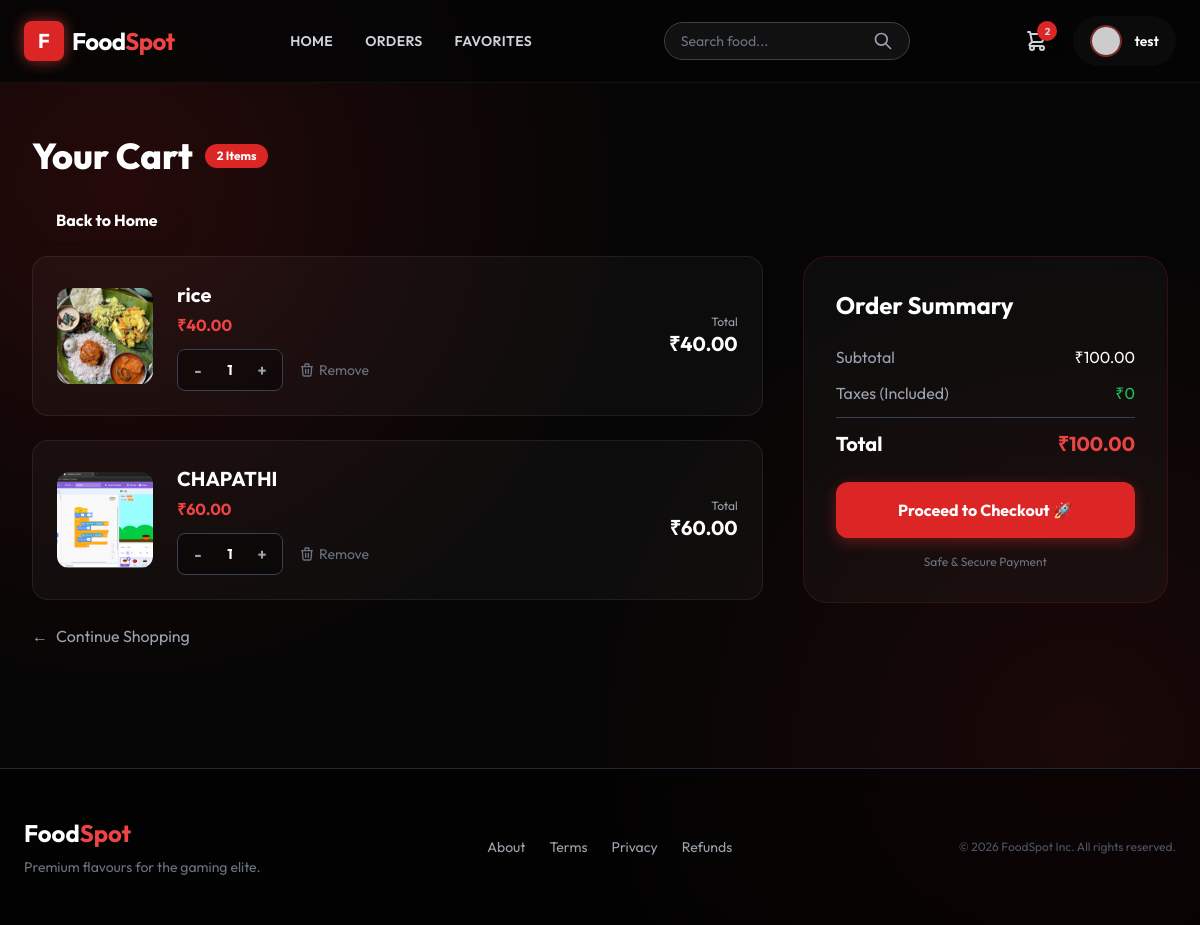
The page /cart/ (signed in) on the database as committed earlier.
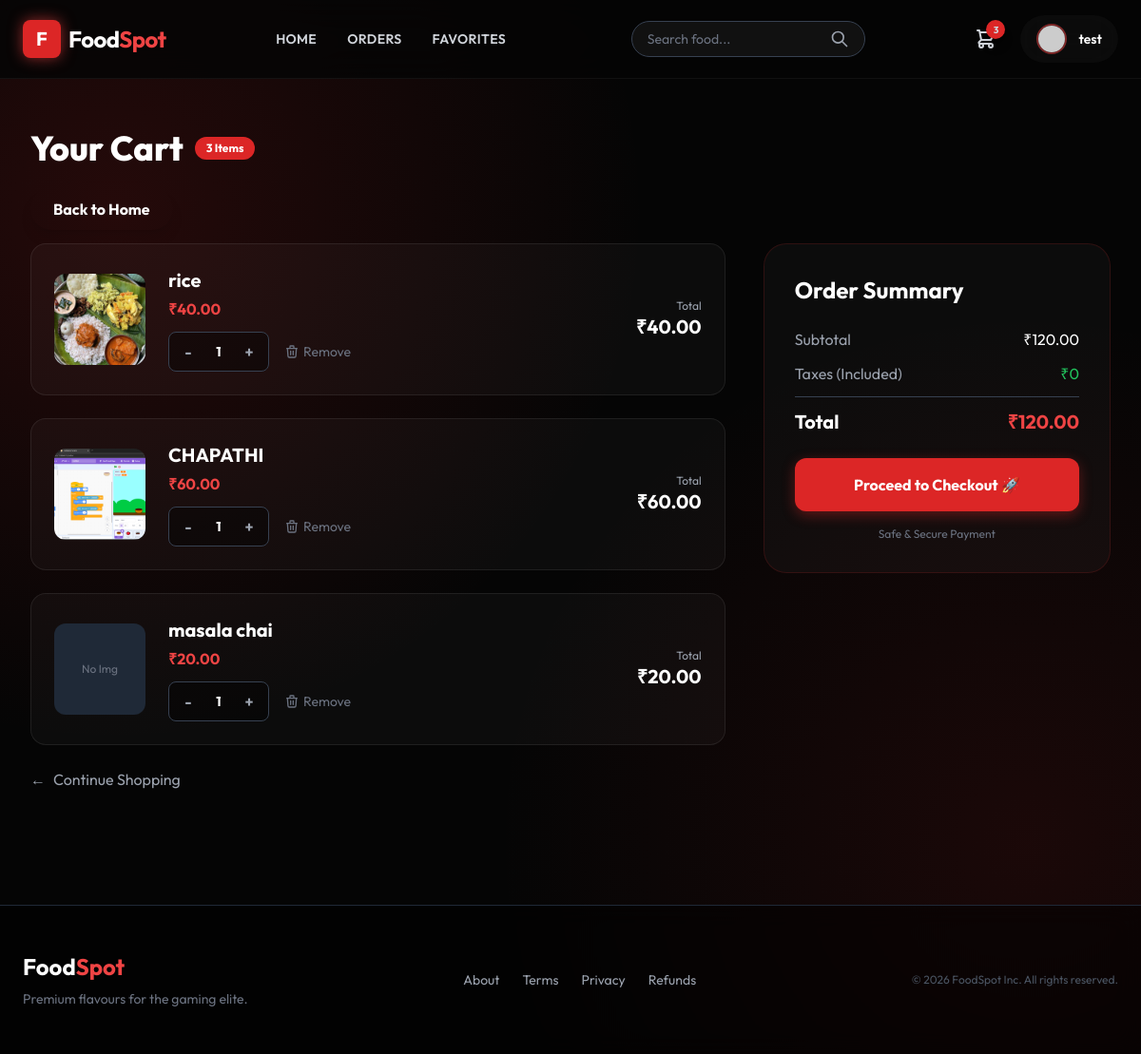
The same page on the database as committed later.
### menu/models.py (models this page shows, shortened)
class Cart(models.Model):
    item = models.ForeignKey(Product, on_delete=models.CASCADE)
    user = models.ForeignKey(User, on_delete=models.CASCADE)
    qty = models.IntegerField(null=False, default=1)
    date = models.DateTimeField(auto_now_add=True)
    def total_price(self):
        return self.qty * self.item.selling_price

class Product(models.Model):
    category = models.ForeignKey(Category, on_delete=models.CASCADE)
    name = models.CharField(max_length=150, null=False, blank=False)
    product_image = models.ImageField(upload_to='images', null=True, blank=True)
    quantity = models.IntegerField(null=False, blank=False, default=0)
    original_price = models.DecimalField(max_digits=10, decimal_places=2, null=False)
    selling_price = models.DecimalField(max_digits=10, decimal_places=2, null=False)
    description = models.TextField(max_length=300, null=False)
    is_veg = models.BooleanField(default=False)

### menu/views.py (the view)
# urls.py: path("cart/", CartView.as_view(), name="cart"),
@method_decorator(signin_required, name="dispatch")
@method_decorator(never_cache, name="dispatch")
class CartView(View):
    def get(self, request):
        cart_items = Cart.objects.filter(user=request.user)
        total = sum(item.item.selling_price * item.qty for item in cart_items)
        return render(request, "menu/cart.html", {
            "data": cart_items,
            "total_price": total
        })

### menu/views.py (called while the page is built)
def signin_required(fn):
    def wrapper(request, *args, **kwargs):
        if not request.user.is_authenticated:
            return redirect("login")
        return fn(request, *args, **kwargs)
    return wrapper

### menu/templates/menu/cart.html (shortened to what the changed rows need)
{% extends 'menu/base.html' %}
{% block content %}
<div class="max-w-6xl mx-auto py-10">
    <div class="flex items-center gap-3 mb-8">
        <h2 class="text-4xl font-extrabold text-white">Your Cart</h2>
        <span class="bg-red-600 text-white text-xs font-bold px-3 py-1 rounded-full">{{ data|length }} Items</span>
    </div>
    <br>
    <br>
    {% if data %}
    <div class="flex flex-col lg:flex-row gap-10" id="cart-container">
        <div class="lg:w-2/3 space-y-6" id="cart-items-list">
            {% for item in data %}
            <div class="glass p-6 rounded-2xl flex items-center gap-6 relative group overflow-hidden cart-item-row"
                id="item-row-{{ item.id }}">
                <div class="w-24 h-24 rounded-xl overflow-hidden flex-shrink-0">
                    {% if item.item.product_image %}
                    <img src="{{ item.item.product_image.url }}" class="w-full h-full object-cover">
                    {% else %}
                    <div class="w-full h-full bg-gray-800 flex items-center justify-center text-xs text-gray-500">No Img
                    </div>
                    {% endif %}
                </div>
                <div class="flex-grow">
                    <h3 class="text-xl font-bold text-white mb-1">{{ item.item.name }}</h3>
                    <p class="text-red-500 font-bold mb-3">₹{{ item.item.selling_price }}</p>
                    <div class="flex items-center gap-4">
                        <div class="flex items-center bg-black/40 rounded-lg p-1 border border-gray-700">
                            <form action="{% url 'decrease_qty' item.id %}" method="POST" class="qty-form">
                                <button type="submit"
                                    class="w-8 h-8 flex items-center justify-center text-gray-400 hover:text-white transition font-bold">-</button>
                            </form>
                            <span class="w-8 text-center text-white font-bold text-sm item-qty-value"
                                id="qty-{{ item.id }}">{{ item.qty }}</span>
                            <form action="{% url 'increase_qty' item.id %}" method="POST" class="qty-form">
                                <button type="submit"
                                    class="w-8 h-8 flex items-center justify-center text-gray-400 hover:text-white transition font-bold">+</button>
                            </form>
                        </div>
                        <a href="{% url 'delete_cart' item.id %}"
                            class="text-gray-500 hover:text-red-500 transition text-sm flex items-center gap-1 delete-cart-link"
                            data-item-id="{{ item.id }}">
                            <svg xmlns="http://www.w3.org/2000/svg" class="h-4 w-4" fill="none" viewBox="0 0 24 24"
                                stroke="currentColor">
                                <path stroke-linecap="round" stroke-linejoin="round" stroke-width="2"
                                    d="M19 7l-.867 12.142A2 2 0 0116.138 21H7.862a2 2 0 01-1.995-1.858L5 7m5 4v6m4-6v6m1-10V4a1 1 0 00-1-1h-4a1 1 0 00-1 1v3M4 7h16" />
                            </svg>
                            Remove
                        </a>
                    </div>
                </div>
                <div class="text-right hidden sm:block">
                    <p class="text-gray-400 text-xs">Total</p>
                    <p class="text-xl font-bold text-white">₹<span class="item-total-val"
                            id="item-total-{{ item.id }}">{{ item.total_price }}</span></p>
                </div>
            </div>
            {% endfor %}
            <a href="{% url 'home' %}"
                class="inline-flex items-center gap-2 text-gray-400 hover:text-white transition mt-4">
                <span>&larr;</span> Continue Shopping
            </a>
        </div>
        <div class="lg:w-1/3">
            <div class="glass p-8 rounded-3xl border border-red-900/30 sticky top-24">
                <h3 class="text-2xl font-bold text-white mb-6">Order Summary</h3>
                <div class="space-y-3 mb-6">
                    <div class="flex justify-between text-gray-400">
                        <span>Subtotal</span>
                        <span class="text-white">₹<span id="cart-subtotal">{{ total_price }}</span></span>
                    </div>
                    <div class="flex justify-between text-gray-400">
                        <span>Taxes (Included)</span>
                        <span class="text-green-500">₹0</span>
                    </div>
                    <div class="border-t border-gray-700 pt-3 flex justify-between text-xl font-bold text-white">
                        <span>Total</span>
                        <span class="text-red-500">₹<span id="cart-total">{{ total_price }}</span></span>
                    </div>
                </div>
                <a href="{% url 'checkout' %}"
                    class="block w-full bg-red-600 hover:bg-red-700 text-white font-bold py-4 rounded-xl text-center shadow-[0_4px_14px_0_rgba(220,38,38,0.39)] hover:shadow-[0_6px_20px_rgba(220,38,38,0.23)] hover:-translate-y-0.5 transition ease-in-out">
                    Proceed to Checkout 🚀
                </a>
                <p class="text-center text-gray-500 text-xs mt-4">Safe & Secure Payment</p>
            </div>
        </div>
    </div>
    {% endif %}
</div>
{% endblock %}

### menu/templates/menu/base.html (shortened to what the changed rows need)
{% load static %}
<!DOCTYPE html>
<html lang="en">
<head>
    <script src="https://cdn.tailwindcss.com"></script>
</head>
<body class="flex flex-col min-h-screen">
    {% block navbar %}
    <nav class="glass-nav fixed w-full z-50 transition-all duration-300">
        <div class="max-w-7xl mx-auto px-6 py-4 flex justify-between items-center">
            <div class="flex items-center space-x-6">
                {% if user.is_authenticated %}
                <a href="{% url 'cart' %}" class="relative group text-gray-300 hover:text-white transition">
                    {% if user.cart_set.count > 0 %}
                    <span
                        class="absolute -top-2 -right-2 bg-red-600 text-[10px] w-5 h-5 flex items-center justify-center rounded-full font-bold shadow-lg animate-bounce">
                        {{ user.cart_set.count }}
                    </span>
                    {% endif %}
                </a>
                {% endif %}
                {% if user.is_authenticated %}
                <a href="{% url 'profile' %}"
                    class="flex items-center gap-3 glass px-4 py-2 rounded-full hover:bg-white/10 transition border-transparent hover:border-red-500/30 group">
                    <div
                        class="w-8 h-8 rounded-full overflow-hidden border-2 border-red-500/50 group-hover:border-red-500 transition">
                        {% if user.profile.profile_pic %}
                        <img src="{{ user.profile.profile_pic.url }}" class="w-full h-full object-cover">
                        {% else %}
                        <img src="https://ui-avatars.com/api/?name={{ user.username }}&background=1f2937&color=fff"
                            class="w-full h-full object-cover">
                        {% endif %}
                    </div>
                    <span class="hidden md:block font-semibold text-sm">{{ user.username }}</span>
                </a>
                {% else %}
                <a href="{% url 'login' %}"
                    class="bg-red-600 hover:bg-red-700 text-white text-sm font-bold px-6 py-2.5 rounded-full shadow-[0_4px_14px_0_rgba(220,38,38,0.39)] hover:shadow-[0_6px_20px_rgba(220,38,38,0.23)] hover:-translate-y-0.5 transition ease-in-out">
                    Login
                </a>
                {% endif %}
            </div>
        </div>
    </nav>
    {% endblock %}
    <main class="flex-grow {% block main_padding_class %}pt-24{% endblock %} px-4 sm:px-6 lg:px-8 max-w-7xl mx-auto w-full fade-in">
        {% block content %}
        {% endblock %}
    </main>
</body>
</html>

Rows that differ between the two databases and show on the page:
added Cart: shows "No Img", item.name "masala chai", item.selling_price "20.00", qty "1", total_price "20.00"
Other text that changed with them:
{{ user.cart_set.count }}: "2" → "3"
{{ data|length }}: "2" → "3"
{{ total_price }}: "100.00" → "120.00"
